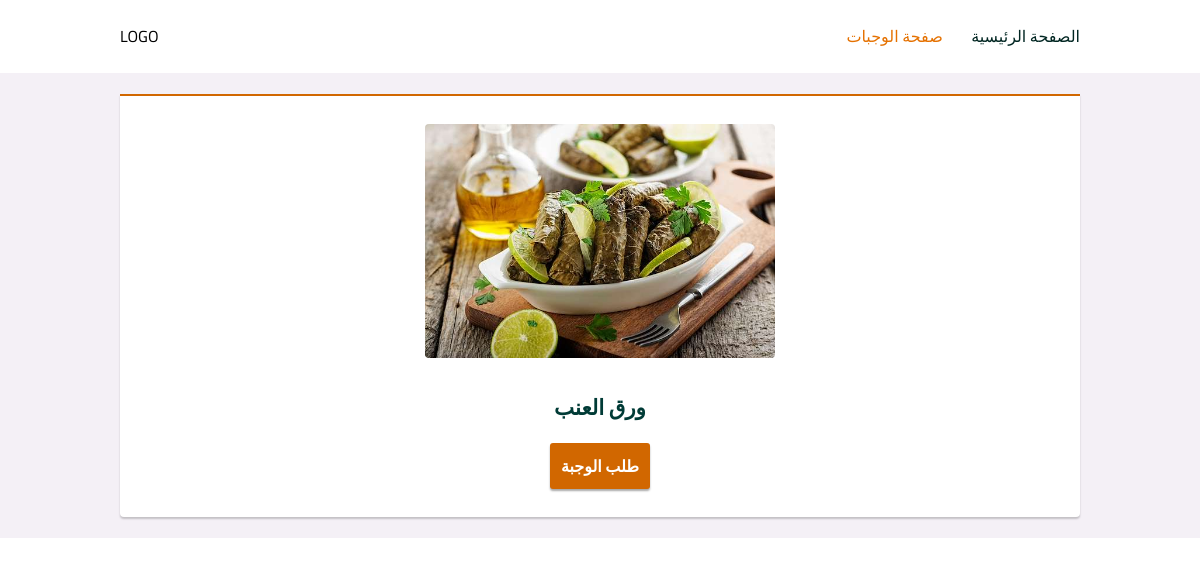
Page /meals/4/detail on the committed database.
### main.py (models this page shows)
class Photos(db.Model):
    id = db.Column(db.Integer, primary_key=True, autoincrement=True)
    url = db.Column(db.Text, nullable=False)
    meals = db.relationship('Meals', backref='photo')

class Meals(db.Model):
    id = db.Column(db.Integer, primary_key=True, autoincrement=True)
    name = db.Column(db.String(50), nullable=False)
    desc = db.Column(db.Text)
    price = db.Column(db.Numeric(10, 2))
    requests = db.relationship('Requests', backref='meal')
    photo_id = db.Column(db.Integer, db.ForeignKey('photos.id'))

### main.py (the view)
@app.route('/meals/<int:id>/detail')
def meal_details(id):
    meal = o.get_meal_by_id(id)
    return render_template('meal-details.html', meal=meal)

### main.py (called while the page is built)
    def get_meal_by_id(self, id):
        return Meals.query.get(id)

### templates/meal-details.html (shortened to what this page needs)
<!DOCTYPE html>
<html lang="ar">
  <head>
    <link
      href="{{ url_for('static', filename='style/style.css') }}"
      rel="stylesheet"
    />
  </head>
  <body>
    <header id="header">
      <p>LOGO</p>
      <nav class="header-nav">
        <a href="/">الصفحة الرئيسية</a>
        <a class="header-active" href="/meals">صفحة الوجبات</a>
      </nav>
    </header>
    <main id="meal-details">
      <div class="meal-details-meal">
        <img src="{{ meal.photo.url }}" />
        <div>
          <p class="meal-header">{{ meal.name }}</p>
          <a href="{{url_for('request_meal',id = meal.id)}}">طلب الوجبة</a>
        </div>
      </div>
    </main>
  </body>
</html>

### static/style/style.css (style rules this page uses)
* { margin: 0; padding: 0; box-sizing: border-box; }
body { min-width: min-content; font-family: "Cairo", sans-serif; }
a { text-decoration: none; white-space: nowrap; }
#header { padding: 1.333rem 10%; display: flex; justify-content: space-between; background-color: white; }
#header .header-nav { display: flex; flex-direction: row-reverse; }
#header .header-nav a { margin-right: 1.777rem; color: #012622; }
#header .header-nav a:first-of-type { margin: 0; }
#header .header-nav .header-active { color: #e57100; }
#meal-details { padding: 1.333rem 10%; background-color: #f4f0f6; }
#meal-details .meal-details-meal { padding: 1.777rem; display: flex; align-items: center; flex-direction: column; background-color: white; text-align: center; border-top: 2px solid #d16700; border-radius: 0 0 4px 4px; box-shadow: 0 2px 2px #01040433; }
#meal-details .meal-details-meal img { width: 350px; border-radius: 4px; }
#meal-details .meal-details-meal .meal-header { margin-top: 1.777rem; margin-bottom: 1rem; font-size: 1.333rem; font-weight: bold; color: #003b36; }
#meal-details .meal-details-meal a { display: block; margin-top: 1rem; margin-left: 50%; padding: 8px; width: 100px; color: white; background-color: #d16700; border: none; border-radius: 3px; font-weight: 600; box-shadow: 0 2px 2px #01040457; cursor: pointer; text-align: center; transition: opacity ease-in-out 300ms; transform: translateX(-50%); }

### rows in the picture
Photos: photo (picture)
Meals: name "ورق العنب"
